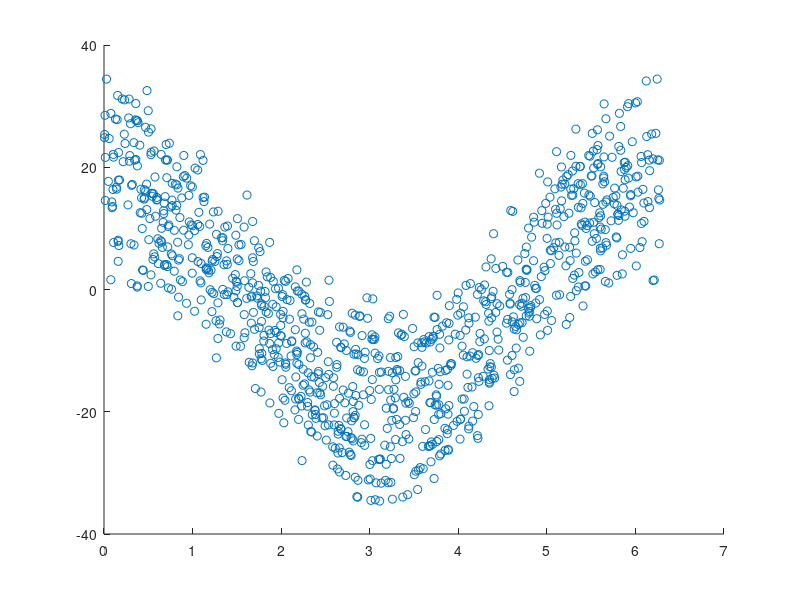

Write the MATLAB code that produced this figure.


alpha           = 0.5;
gamma           = 6 * pi;
T               = @(theta, nu) [mod(theta + nu, 2*pi), alpha * nu + gamma*cos(theta + nu)];
initial         = [0.5, 0.5];
N               = 1000;
orbit           = zeros(N,2);
orbit(1,:)      = initial;
for i=[2:N]
    orbit(i,:)  = T(orbit(i-1,1), orbit(i-1,2));
end
setenv("GNUTERM","X11")
scatter(orbit(:,1), orbit(:,2))
